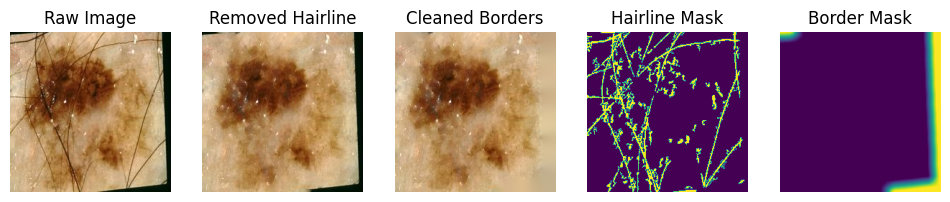
#> input picture examples/cleaning/image-1.png, 950 x 202 px
$ python -i image_processing.py   (imports and definitions only)
#> lines starting #> are read from the running program, lines starting #| are printed output that depends on the picture
import cv2
import numpy as np

# [24 lines left out: functions zoom_in, gamma_correction, not called in this run]

def histogram_stretch(image):
    if len(image.shape) == 2:  # Grayscale image
        # Normalize the grayscale image
        stretched_image = cv2.normalize(image, None, 0, 255, cv2.NORM_MINMAX)
    elif len(image.shape) == 3:  # Color image
        channels = cv2.split(image)
        stretched_channels = []
        for channel in channels:
            stretched_channel = cv2.normalize(channel, None, 0, 255, cv2.NORM_MINMAX)
            stretched_channels.append(stretched_channel)
        stretched_image = cv2.merge(stretched_channels)
    else:
        raise ValueError("Unsupported image format")

    return stretched_image

# [19 lines left out: function apply_clahe, not called in this run]

>>> import cv2
>>> picture = cv2.cvtColor(cv2.imread('../examples/cleaning/image-1.png'), cv2.COLOR_BGR2RGB)
>>> result = histogram_stretch(picture)
#> the loop in histogram_stretch, `for channel in channels:` made 3 passes
#> pass 1, in histogram_stretch, `stretched_channel = cv2.normalize(channel, None, 0, 255, cv2.NORM_MINM..`:
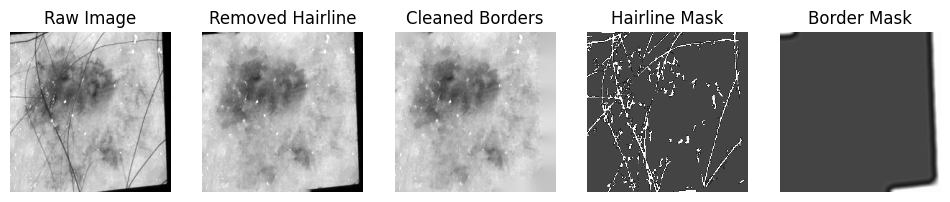
#> stretched_channel: shape (202, 950); min 0, max 255, mean 171.6
#> pass 2, in histogram_stretch, `stretched_channel = cv2.normalize(channel, None, 0, 255, cv2.NORM_MINM..`:
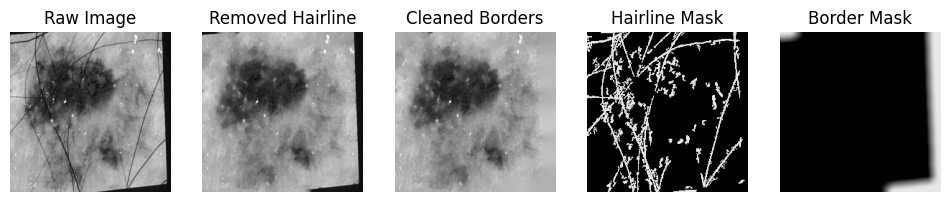
#> stretched_channel: shape (202, 950); min 0, max 255, mean 143.7
#> pass 3, in histogram_stretch, `stretched_channel = cv2.normalize(channel, None, 0, 255, cv2.NORM_MINM..`:
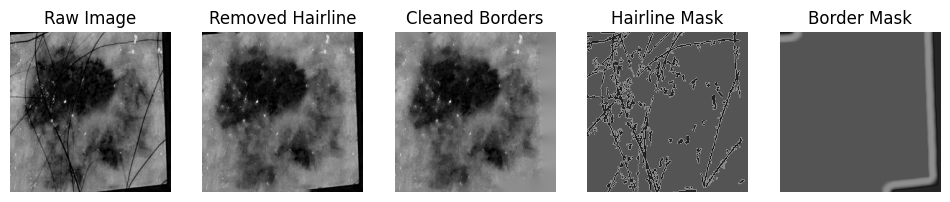
#> stretched_channel: shape (202, 950); min 0, max 255, mean 141.2
#> after the loop in histogram_stretch, `for channel in channels:`: stretched_channels = 3 items

$ run again, on examples/cleaning/image-2.png
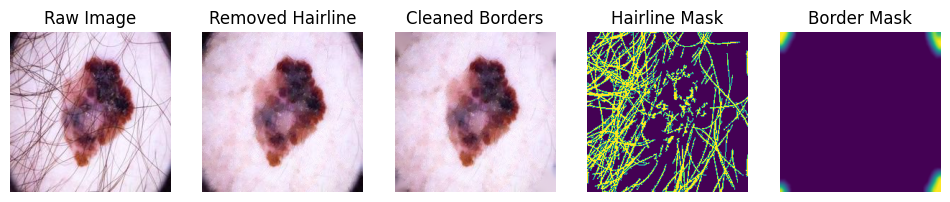
#> input picture examples/cleaning/image-2.png, 950 x 202 px
#> the loop in histogram_stretch, `for channel in channels:` made 3 passes
#> pass 1, in histogram_stretch, `stretched_channel = cv2.normalize(channel, None, 0, 255, cv2.NORM_MINM..`:
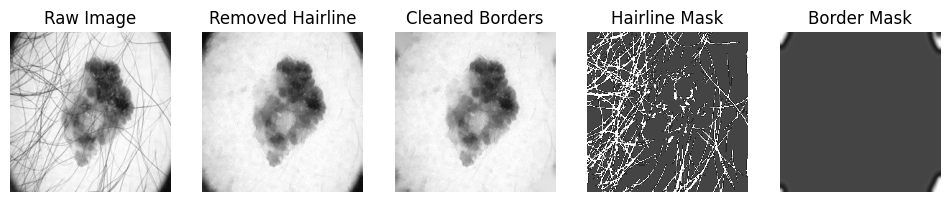
#> stretched_channel: shape (202, 950); min 0, max 255, mean 185.5
#> pass 3, in histogram_stretch, `stretched_channel = cv2.normalize(channel, None, 0, 255, cv2.NORM_MINM..`:
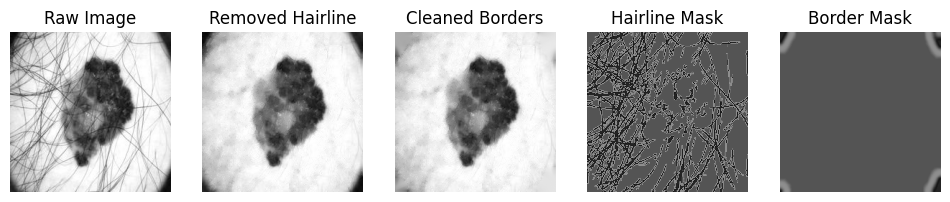
#> stretched_channel: shape (202, 950); min 0, max 255, mean 183.9
#> after the loop in histogram_stretch, `for channel in channels:`: stretched_channels = 3 items

$ run again, on examples/cleaning/image-3.png
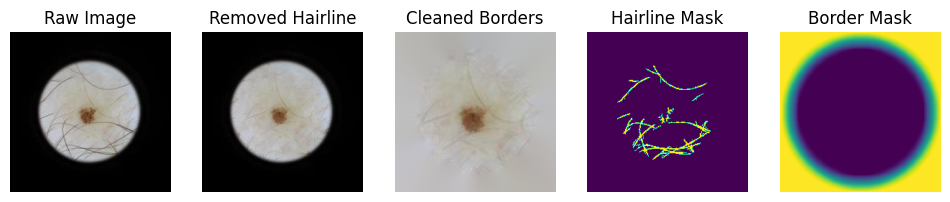
#> input picture examples/cleaning/image-3.png, 950 x 202 px
#> the loop in histogram_stretch, `for channel in channels:` made 3 passes
#> pass 1, in histogram_stretch, `stretched_channel = cv2.normalize(channel, None, 0, 255, cv2.NORM_MINM..`:
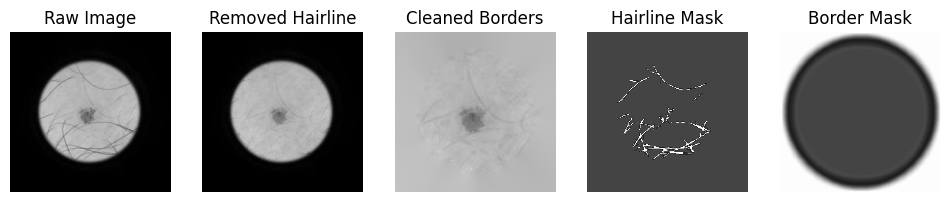
#> stretched_channel: shape (202, 950); min 0, max 255, mean 145.3
#> pass 3, in histogram_stretch, `stretched_channel = cv2.normalize(channel, None, 0, 255, cv2.NORM_MINM..`:
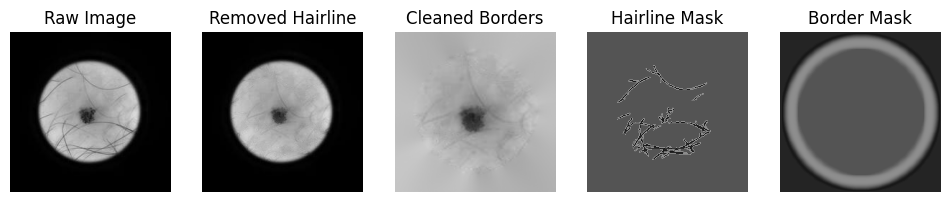
#> stretched_channel: shape (202, 950); min 0, max 255, mean 140.8
#> after the loop in histogram_stretch, `for channel in channels:`: stretched_channels = 3 items
